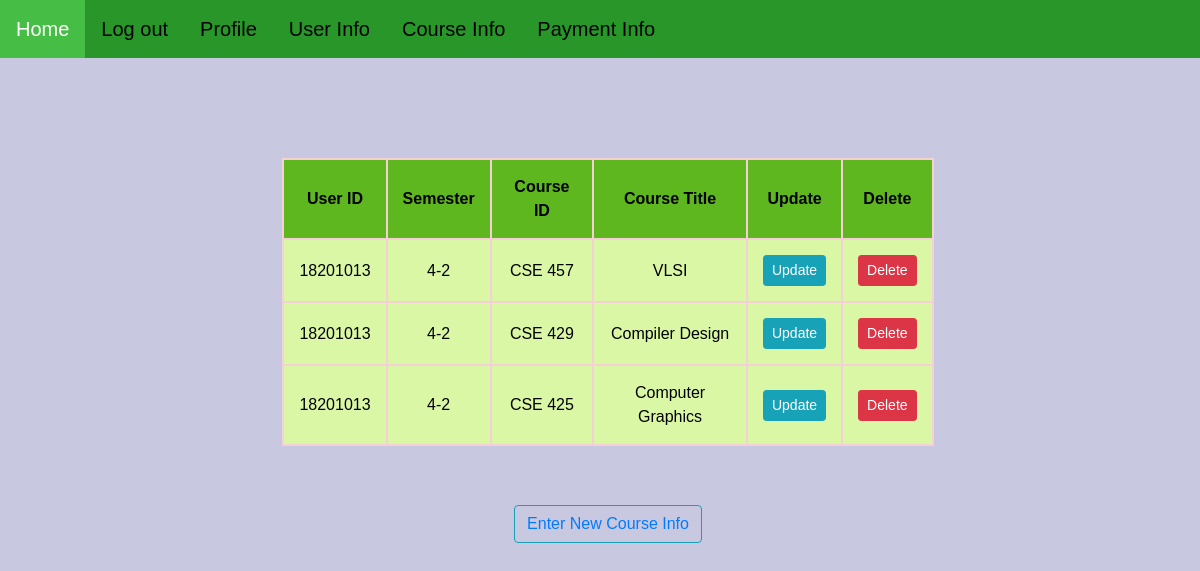
The page /courseinfo/ (signed in) on the database its author committed.
### User/models.py (models this page shows)
class Courseinfo(models.Model):
    course_userid = models.CharField(max_length=8, default=18201000, verbose_name='User ID')
    course_semester = models.CharField(max_length=50, db_column="Semester", default = "1-1", verbose_name='Semester')
    course_id = models.CharField(max_length=7, db_column="Course ID", default="CSE 101", verbose_name='Course ID')
    course_title = models.CharField(max_length=50, db_column="Course Title", default="Computer Fundamentals", verbose_name='Course Title')
    class Meta:
        db_table = "Course Info"

### User/views.py (the view)
# urls.py: path('courseinfo/', uviews.courseinfo, name="courseinfo"),
@login_required
def courseinfo(request):
    cinfo = Courseinfo.objects.all().order_by('course_userid', '-course_semester')
    context = {'cinfo': cinfo}
    return render(request, "User/courseinfo.html", context)

### Templates/User/courseinfo.html (shortened to what this page needs)
{% extends 'User/base.html' %}
{% load crispy_forms_tags %}
{% block content %}
{% load static %}
<table>
    <tr>
        <th>User ID</th>
        <th>Semester</th>
        <th>Course ID</th>
        <th>Course Title</th>
        <th>Update</th>
        <th>Delete</th>
    </tr>
    {% for r in cinfo %}
    <tr>
        <td>{{ r.course_userid }}</td>
        <td>{{ r.course_semester }}</td>
        <td>{{ r.course_id }}</td>
        <td>{{ r.course_title }}</td>
        <td><a class="btn btn-sm btn-info" href="{% url 'updatecourse' r.course_id %}">Update</a></td>
        <td><a class="btn btn-sm btn-danger" href="{% url 'deletecourse' r.course_id %}">Delete</a></td>
    </tr>
    {% endfor %}
</table>
<div class="container" style="padding-left:25%; padding-right:25%; padding-top:5%;">
    <button class="form-group btn btn-outline-info" type="button">
        <a href="{% url 'entercourseinfo' %}">Enter New Course Info</a>
    </button>
    <br>
</div>
{% endblock %}

### User/static/User/style.css (style rules this page uses)
* { box-sizing: border-box; }
body { margin: 0; font-family: Arial, Helvetica, sans-serif; font-size: 16px; color: rgb(0,0,0); background-color: rgb(200,200,225); }

### Templates/User/courseinfo.html (style rules this page uses)
table, th, td { border: 2px solid rgb(247, 208, 215); height: 40px; }
table { margin-top:100px; width: 55%; }
th { background-color: #5EB71E; color: black; }
td { background-color: #DAF7A6; color: black; }
th, td { padding: 15px; text-align: center; }

### rows shown on the page
Courseinfo: course_userid "18201013", course_semester "4-2", course_id "CSE 457", course_title "VLSI"
Courseinfo: course_userid "18201013", course_semester "4-2", course_id "CSE 429", course_title "Compiler Design"
Courseinfo: course_userid "18201013", course_semester "4-2", course_id "CSE 425", course_title "Computer Graphics"
